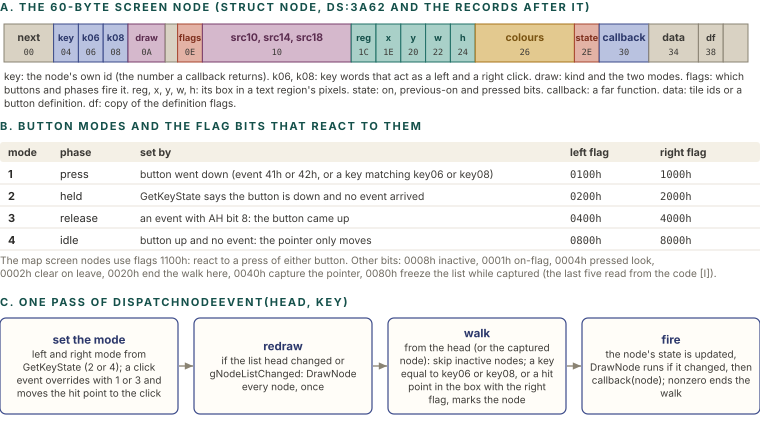

The script that saved this image:
import sys; sys.path.insert(0, '.')
from figlib import *

c = Canvas(760, 400)
c.section(0, 11, "A. The 60-byte screen node (struct Node, ds:3A62 and the records after it)")
fields = [("next", 4, "grey"), ("key", 2, "navy"), ("k06", 2, "navy"), ("k08", 2, "navy"), ("draw", 3, "plum"),
          ("", 1, "grey"), ("flags", 2, "red"), ("src10, src14, src18", 12, "plum"), ("reg", 2, "teal"), ("x", 2, "teal"), ("y", 2, "teal"),
          ("w", 2, "teal"), ("h", 2, "teal"), ("colours", 8, "ochre"), ("state", 2, "red"), ("callback", 4, "navy"), ("data", 4, "grey"), ("df", 2, "grey"), ("", 2, "grey")]
u = 744.0 / 60
x = 4
off = 0
for n, b, k in fields:
    w = b * u
    c.rect(x, 24, w, 38, fill=MID[k], stroke=SOLID[k], sw=1, rx=0)
    if n and w > 11:
        c.text(x + w / 2, 41, n, size=9.2 if w < 40 else 10.5, weight=700, color=PAL[k][0], anchor="middle")
    if n:
        c.text(x + w / 2, 55, "%02X" % off, size=8.6, color=INK2, anchor="middle", mono=True)
    x += w
    off += b
c.para(4, 80, "key: the node's own id (the number a callback returns). k06, k08: key words that act as a left and a right click. draw: kind and the two modes. flags: which buttons and phases fire it. reg, x, y, w, h: its box in a text region's pixels. state: on, previous-on and pressed bits. callback: a far function. data: tile ids or a button definition. df: copy of the definition flags.", 750, size=10.2, color=INK2)

c.section(0, 130, "B. Button modes and the flag bits that react to them")
rows = [
    ("1", "press", "button went down (event 41h or 42h, or a key matching key06 or key08)", "0100h", "1000h"),
    ("2", "held", "GetKeyState says the button is down and no event arrived", "0200h", "2000h"),
    ("3", "release", "an event with AH bit 8: the button came up", "0400h", "4000h"),
    ("4", "idle", "button up and no event: the pointer only moves", "0800h", "8000h"),
]
y = 142
c.rect(0, y, 760, 20, fill=PANEL, rx=3)
for xx, t in ((8, "mode"), (60, "phase"), (140, "set by"), (570, "left flag"), (660, "right flag")):
    c.text(xx, y + 14, t, size=10.5, weight=700, color=INK2)
y += 22
for m, ph, how, lf, rf in rows:
    c.text(8, y + 14, m, size=11, weight=700, color=INK)
    c.text(60, y + 14, ph, size=11, color=INK)
    c.text(140, y + 14, how, size=10.4, color=INK2)
    c.text(570, y + 14, lf, size=10.5, color=INK2, mono=True)
    c.text(660, y + 14, rf, size=10.5, color=INK2, mono=True)
    c.line(0, y + 20, 760, y + 20, stroke=RULE, sw=0.6)
    y += 22
c.text(0, y + 12, "The map screen nodes use flags 1100h: react to a press of either button. Other bits: 0008h inactive, 0001h on-flag, 0004h pressed look,", size=10.2, color=MUTED)
c.text(0, y + 25, "0002h clear on leave, 0020h end the walk here, 0040h capture the pointer, 0080h freeze the list while captured (the last five read from the code [I]).", size=10.2, color=MUTED)

c.section(0, y + 54, "C. One pass of DispatchNodeEvent(head, key)")
steps = [
    ("set the mode", "left and right mode from GetKeyState (2 or 4); a click event overrides with 1 or 3 and moves the hit point to the click"),
    ("redraw", "if the list head changed or gNodeListChanged: DrawNode every node, once"),
    ("walk", "from the head (or the captured node): skip inactive nodes; a key equal to key06 or key08, or a hit point in the box with the right flag, marks the node"),
    ("fire", "the node's state is updated, DrawNode runs if it changed, then callback(node); nonzero ends the walk"),
]
y2 = y + 66
bw = 178
for i, (t, b) in enumerate(steps):
    xx = i * (bw + 16)
    c.box(xx, y2, bw, 96, "navy", t, [b], size=10, tsize=11.5, fill=CARD)
    if i < 3:
        c.arrow([(xx + bw + 1, y2 + 48), (xx + bw + 15, y2 + 48)], color=GREY)
c.h = y2 + 106
c.save("figs/arc_nodes.svg")
